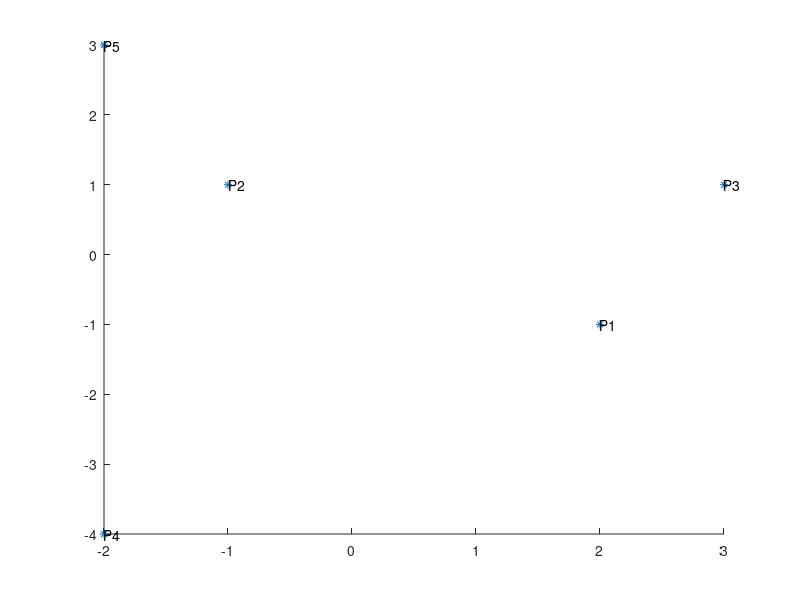
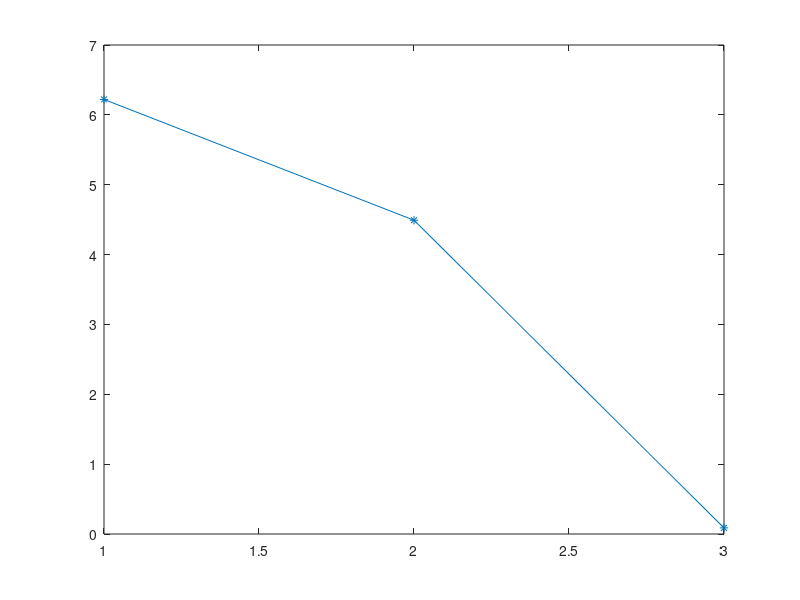
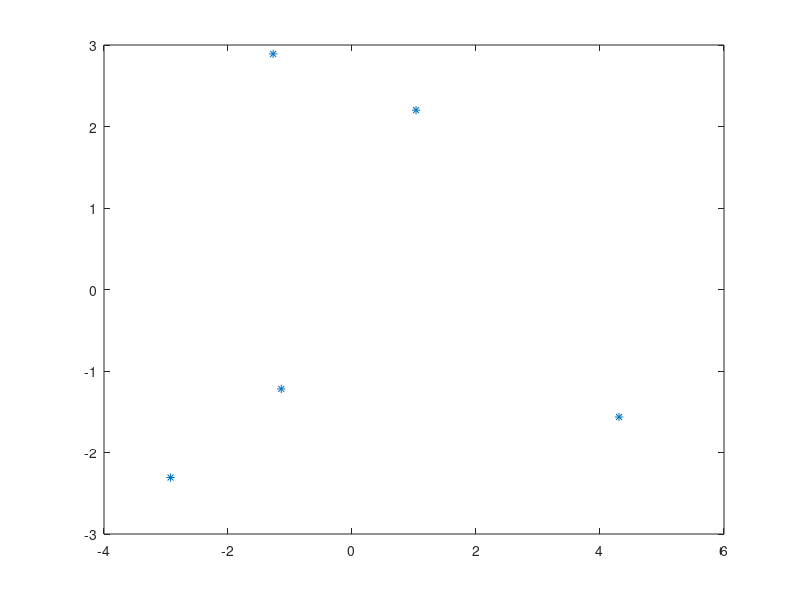
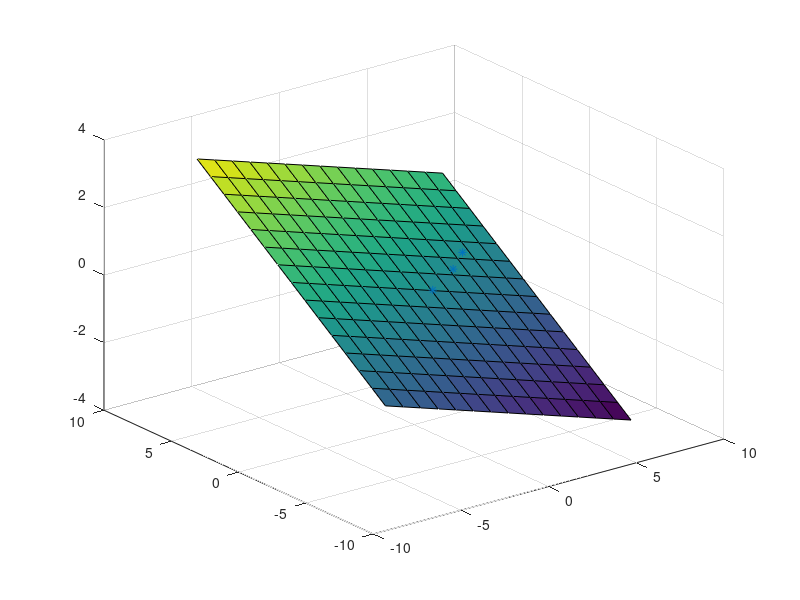

Write the MATLAB code that produced these figures, in order.
clear all; close all;
P1=[2,-1,1];
P2=[-1,1,-1];
P3=[3,1,0];
P4=[-2,-4,1];
P5=[-2,3,-1];
CoordX=[2 -1 3 -2 -2];
CoordY=[-1 1 1 -4 3];
CoordZ=[1 -1 0 1 -1];

figure(1);
hold on;
plot3(CoordX,CoordY,CoordZ,'*');
text(2,-1,1,'P1');
text(-1,1,1,'P2');
text(3,1,0,'P3');
text(-2,-4,1,'P4');
text(-2,3,-1,'P5');


% m=3 et n=5
Y=[(CoordX)',(CoordY)',(CoordZ)'];
[n,m]=size(Y);
Moyx1=mean(CoordX);
Moyx2=mean(CoordY);
Moyx3=mean(CoordZ);
X=[(CoordX)'-Moyx1,(CoordY)'-Moyx2,(CoordZ)'-Moyx3];

%La matrice n'a pas changé car les moyennes sont nulles

M=(1/n)*X'*X;
[p,lambda]=(eig(M)); % Valeurs et vecteurs propres
ValeursPropres=diag(lambda); % On prend juste les valeurs propres situées sur la diagonale
Lambda=(flipud(ValeursPropres))'; % On classe par ordre décroissant
P=fliplr(p); % On associe les bons vecteurs propres aux bonnes valeurs propres

figure(2);
plot(Lambda,'*-');


%Axes factoriels
e1=[P(:,1)];
e2=[P(:,2)];
e3=[P(:,3)];


%Taux d'inertie pour chaque axe factoriel
Taux1=Lambda(1)/sum(Lambda);
Taux2=Lambda(2)/sum(Lambda);
Taux3=Lambda(3)/sum(Lambda);

Xstar=X*P;
figure(3);
plot(Xstar(:,1),-Xstar(:,2),'*');

%d=0 car on a centré le nuage de point (pas de centre de gravité) / Moyenne
%des moyennes (moyenne de 0+0+0)

%A.u=V avec U=(b,c)'
% a=1 ==> x+by+cz=0

A=cross(e1,e2); %Produit vectoriel afin d'avoir les coefficients de notre équation du plan
a=A(1);
b=A(2);
c=A(3);

%a=-0.1595
%b=0.3169
%c=0.9350
% Equation = 0.1595x+0.3169y+0.9350c=0

figure(4);
[x,y]=meshgrid(-7:7);
z=(1/c)*(a*x+b*y);
surf(x,y,z);
hold on;
plot3(CoordX,CoordY,CoordZ,'*');
